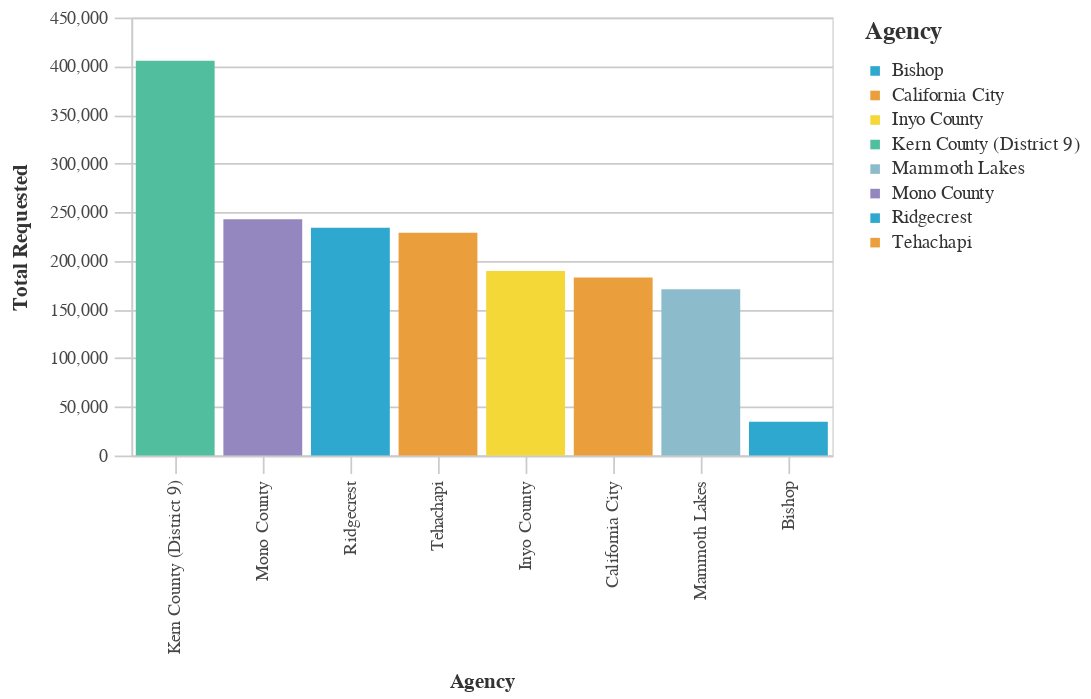

Source (notebook cell):
### Markdown cell above
### Average Total Requested Funds by Agency ($2021)

### Code cell
#Bar chart Average Total Requested Funds by Agency
chart4=(_dla_utils.basic_bar_chart_no_save((((_dla_utils.calculate_data_all(df, 'adjusted_total_requested', 'primary_agency_name', aggfunc="mean"))
                          >>arrange(-_.adjusted_total_requested)).head(30)
                        ), 'primary_agency_name','adjusted_total_requested', 'primary_agency_name', district
                       ))
chart4=chart4.encode([alt.Tooltip('primary_agency_name', title=_dla_utils.labeling('primary_agency_name')),
    alt.Tooltip('adjusted_total_requested', title=_dla_utils.labeling('adjusted_total_requested'), format="$,.2f"),
                          ])
display(chart4)

### Figure 1 — Vega-Lite specification as saved in the notebook (floating-point values rounded to 4 significant figures)
{"config": {"view": {"continuousWidth": 400, "continuousHeight": 300}, "axis": {"domainColor": "#cbcbcb", "grid": true, "gridColor": "#cbcbcb", "gridWidth": 1, "labelColor": "#474747", "labelFont": "Nunito Sans", "labelFontSize": 10, "labelPadding": 4, "tickColor": "#cbcbcb", "tickSize": 10, "titleColor": "#333", "titleFont": "Raleway", "titleFontSize": 12, "titlePadding": 10}, "axisBand": {"grid": false}, "background": "white", "font": "Raleway", "header": {"labelFont": "Nunito Sans", "titleFont": "Raleway"}, "legend": {"labelColor": "#333", "labelFont": "Nunito Sans", "labelFontSize": 11, "labelLimit": 0, "padding": 1, "symbolSize": 30, "symbolType": "square", "titleColor": "#333", "titleFont": "Raleway", "titleFontSize": 14, "titlePadding": 10}, "title": {"anchor": "middle", "font": "Raleway", "fontSize": 18, "fontWeight": 300, "offset": 20}}, "data": {"name": "data-aee9cd0134d431173aff29d4ecfd715e"}, "mark": "bar", "encoding": {"color": {"field": "primary_agency_name", "legend": {"symbolLimit": 10, "title": "Agency"}, "scale": {"range": ["#2EA8CE", "#EB9F3C", "#F4D837", "#51BF9D", "#8CBCCB", "#9487C0"]}, "type": "nominal"}, "tooltip": [{"field": "primary_agency_name", "title": "Agency", "type": "nominal"}, {"field": "adjusted_total_requested", "format": "$,.2f", "title": "Total Requested", "type": "quantitative"}], "x": {"field": "primary_agency_name", "sort": "-y", "title": "Agency", "type": "nominal"}, "y": {"field": "adjusted_total_requested", "title": "Total Requested", "type": "quantitative"}}, "height": 250, "width": 400, "$schema": "https://vega.github.io/schema/vega-lite/v4.17.0.json", "datasets": {"data-aee9cd0134d431173aff29d4ecfd715e": [{"primary_agency_name": "Kern County (District 9)", "adjusted_total_requested": 405500.0}, {"primary_agency_name": "Mono County", "adjusted_total_requested": 242600.0}, {"primary_agency_name": "Ridgecrest", "adjusted_total_requested": 234000.0}, {"primary_agency_name": "Tehachapi", "adjusted_total_requested": 228900.0}, {"primary_agency_name": "Inyo County", "adjusted_total_requested": 189500.0}, {"primary_agency_name": "California City", "adjusted_total_requested": 182800.0}, {"primary_agency_name": "Mammoth Lakes", "adjusted_total_requested": 170900.0}, {"primary_agency_name": "Bishop", "adjusted_total_requested": 34700.0}]}}
